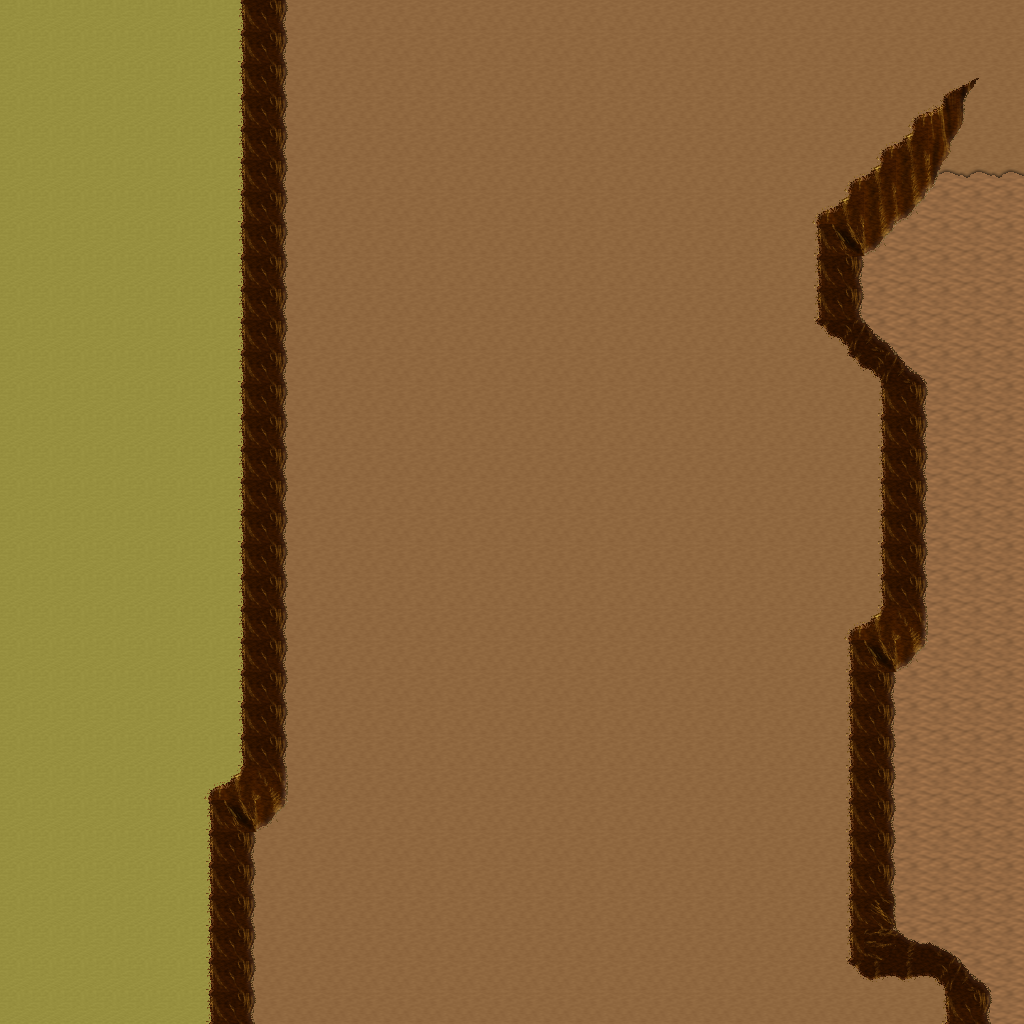

The image is a tile-based game level rendered from a .tmx file. Its description and source (layers, tilesets, objects; grid data summarised) follow:
An orthogonal 32x32 tile map with 32x32 px tiles, 5 tile layers (Ground, Objects, Objects2, Above, ...), 1 hidden layer not drawn, 19 tilesets.

<map version="1.10" tiledversion="1.11.0" orientation="orthogonal" renderorder="right-down" width="32" height="32" tilewidth="32" tileheight="32" infinite="0" nextlayerid="11" nextobjectid="1">
 <tileset firstgid="1" name="ground_ground" tilewidth="32" tileheight="32" tilecount="33" columns="3">
  <image source="../drawable/ground_ground.png" width="96" height="352" />
 </tileset>
 <tileset firstgid="34" name="ground_ridge_earth_dark" tilewidth="32" tileheight="32" tilecount="96" columns="12">
  <image source="../drawable/ground_ridge_earth_dark.png" width="384" height="256" />
 </tileset>
 <tileset firstgid="130" name="ground_rock_pebbles" tilewidth="32" tileheight="32" tilecount="3" columns="1">
  <image source="../drawable/ground_rock_pebbles.png" width="32" height="96" />
 </tileset>
 <tileset firstgid="133" name="ground_earth_edges" tilewidth="32" tileheight="32" tilecount="18" columns="6">
  <image source="../drawable/ground_earth_edges.png" width="192" height="96" />
 </tileset>
 <tileset firstgid="151" name="plant_leaves" tilewidth="32" tileheight="32" tilecount="8" columns="4">
  <image source="../drawable/plant_leaves.png" width="128" height="64" />
 </tileset>
 <tileset firstgid="159" name="plant_flower_daisy_yellow" tilewidth="32" tileheight="32" tilecount="8" columns="2">
  <image source="../drawable/plant_flower_daisy_yellow.png" width="64" height="128" />
 </tileset>
 <tileset firstgid="167" name="plant_grasses" tilewidth="32" tileheight="32" tilecount="6" columns="3">
  <image source="../drawable/plant_grasses.png" width="96" height="64" />
 </tileset>
 <tileset firstgid="173" name="ground_cobbled_paving" tilewidth="32" tileheight="32" tilecount="1" columns="1">
  <image source="../drawable/ground_cobbled_paving.png" width="32" height="32" />
 </tileset>
 <tileset firstgid="174" name="plant_flower_daisy_white" tilewidth="32" tileheight="32" tilecount="8" columns="2">
  <image source="../drawable/plant_flower_daisy_white.png" width="64" height="128" />
 </tileset>
 <tileset firstgid="182" name="plant_flower_daisy_red" tilewidth="32" tileheight="32" tilecount="8" columns="2">
  <image source="../drawable/plant_flower_daisy_red.png" width="64" height="128" />
 </tileset>
 <tileset firstgid="190" name="logic_collision" tilewidth="32" tileheight="32" tilecount="1" columns="1">
  <image source="../drawable/logic_collision.png" width="32" height="32" />
 </tileset>
 <tileset firstgid="191" name="logic_creature_sheepman" tilewidth="32" tileheight="32" tilecount="4" columns="4">
  <image source="../drawable/logic_creature_sheepman.png" width="128" height="32" />
 </tileset>
 <tileset firstgid="195" name="object_tan_tent" tilewidth="32" tileheight="32" tilecount="25" columns="5">
  <image source="../drawable/object_tan_tent.png" width="160" height="160" />
 </tileset>
 <tileset firstgid="220" name="item_campfires" tilewidth="32" tileheight="32" tilecount="2" columns="2">
  <image source="../drawable/item_campfires.png" width="64" height="32" />
 </tileset>
 <tileset firstgid="222" name="plant_tree_dead_tree_4" tilewidth="32" tileheight="32" tilecount="20" columns="4">
  <image source="../drawable/plant_tree_dead_tree_4.png" width="128" height="160" />
 </tileset>
 <tileset firstgid="242" name="plant_tree_fall_trees" tilewidth="32" tileheight="32" tilecount="40" columns="8">
  <image source="../drawable/plant_tree_fall_trees.png" width="256" height="160" />
 </tileset>
 <tileset firstgid="282" name="object_well_hoist" tilewidth="32" tileheight="32" tilecount="9" columns="3">
  <image source="../drawable/object_well_hoist.png" width="96" height="96" />
 </tileset>
 <tileset firstgid="291" name="logic_creature_mutant" tilewidth="32" tileheight="32" tilecount="7" columns="7">
  <image source="../drawable/logic_creature_mutant.png" width="224" height="32" />
 </tileset>
 <tileset firstgid="298" name="ground_grass_edges" tilewidth="32" tileheight="32" tilecount="36" columns="12">
  <image source="../drawable/ground_grass_edges.png" width="384" height="96" />
 </tileset>
 <layer id="1" name="Ground" width="32" height="32">
  <data>[1024 cells, 1024 non-empty, 3 distinct tile ids]</data>
 </layer>
 <layer id="2" name="Objects" width="32" height="32">
  <data>[1024 cells, 144 non-empty, 22 distinct tile ids]</data>
 </layer>
 <layer id="3" name="Objects2" width="32" height="32">
  <data>[1024 cells, 2 non-empty, 2 distinct tile ids]</data>
 </layer>
 <layer id="4" name="Above" width="32" height="32">
  <data>[1024 cells, 0 non-empty, 0 distinct tile ids]</data>
 </layer>
 <layer id="5" name="Above2" width="32" height="32">
  <data>[1024 cells, 0 non-empty, 0 distinct tile ids]</data>
 </layer>
 <layer id="6" name="Walkable" width="32" height="32" visible="0">
  <data>[1024 cells, 130 non-empty, 1 distinct tile ids]</data>
 </layer>
 <objectgroup id="7" name="Mapevents" />
 <objectgroup id="8" name="Spawn" />
 <objectgroup id="9" name="Keys" />
 <objectgroup id="10" name="Replace" />
</map>
